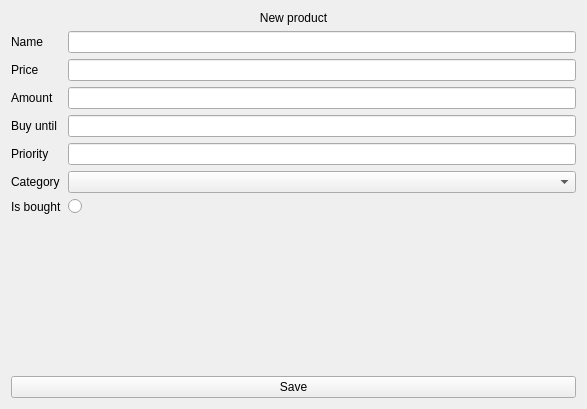
<?xml version="1.0" encoding="UTF-8"?>
<ui version="4.0">
 <class>ProductCreateSubPage</class>
 <widget class="QWidget" name="ProductCreateSubPage">
  <property name="geometry">
   <rect>
    <x>0</x>
    <y>0</y>
    <width>587</width>
    <height>409</height>
   </rect>
  </property>
  <property name="windowTitle">
   <string>Form</string>
  </property>
  <layout class="QVBoxLayout" name="verticalLayout">
   <item>
    <widget class="QLabel" name="Title">
     <property name="text">
      <string>New product</string>
     </property>
     <property name="alignment">
      <set>Qt::AlignCenter</set>
     </property>
    </widget>
   </item>
   <item>
    <layout class="QFormLayout" name="formLayout">
     <item row="0" column="0">
      <widget class="QLabel" name="NameLabel">
       <property name="text">
        <string>Name</string>
       </property>
      </widget>
     </item>
     <item row="0" column="1">
      <widget class="QLineEdit" name="Name"/>
     </item>
     <item row="1" column="0">
      <widget class="QLabel" name="PriceLabel">
       <property name="text">
        <string>Price</string>
       </property>
      </widget>
     </item>
     <item row="1" column="1">
      <widget class="QLineEdit" name="Price"/>
     </item>
     <item row="2" column="0">
      <widget class="QLabel" name="AmountLabel">
       <property name="text">
        <string>Amount</string>
       </property>
      </widget>
     </item>
     <item row="2" column="1">
      <widget class="QLineEdit" name="Amount"/>
     </item>
     <item row="3" column="0">
      <widget class="QLabel" name="BuyUntilLabel">
       <property name="text">
        <string>Buy until</string>
       </property>
      </widget>
     </item>
     <item row="3" column="1">
      <widget class="QLineEdit" name="BuyUntil"/>
     </item>
     <item row="4" column="0">
      <widget class="QLabel" name="PriorityLabel">
       <property name="text">
        <string>Priority</string>
       </property>
      </widget>
     </item>
     <item row="4" column="1">
      <widget class="QLineEdit" name="Priority"/>
     </item>
     <item row="6" column="0">
      <widget class="QLabel" name="IsBoughtLabel">
       <property name="text">
        <string>Is bought</string>
       </property>
      </widget>
     </item>
     <item row="6" column="1">
      <widget class="QRadioButton" name="IsBought">
       <property name="text">
        <string/>
       </property>
      </widget>
     </item>
     <item row="5" column="0">
      <widget class="QLabel" name="CategoryLabel">
       <property name="text">
        <string>Category</string>
       </property>
      </widget>
     </item>
     <item row="5" column="1">
      <widget class="QComboBox" name="Category"/>
     </item>
    </layout>
   </item>
   <item>
    <spacer name="verticalSpacer">
     <property name="orientation">
      <enum>Qt::Vertical</enum>
     </property>
     <property name="sizeHint" stdset="0">
      <size>
       <width>20</width>
       <height>238</height>
      </size>
     </property>
    </spacer>
   </item>
   <item>
    <layout class="QHBoxLayout" name="horizontalLayout">
     <item>
      <widget class="QPushButton" name="SaveButton">
       <property name="text">
        <string>Save</string>
       </property>
      </widget>
     </item>
    </layout>
   </item>
  </layout>
 </widget>
 <resources/>
 <connections/>
</ui>
